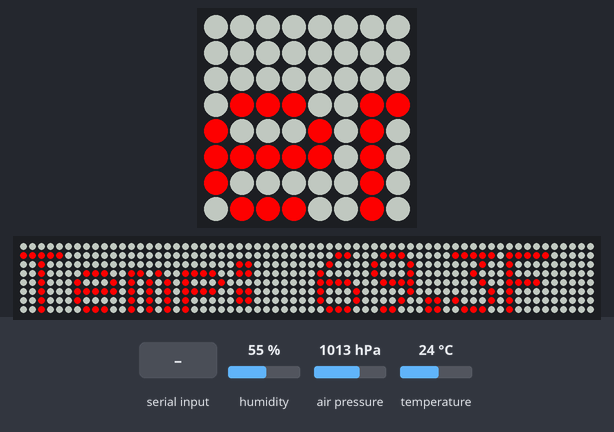
Simulated run of this program. Board: Raspberry Pi (BCM pin numbers) with a Sense HAT. Shown: the Sense HAT's 8×8 RGB LED matrix, a strip that is not on the board, showing the scrolling text unrolled. The test bench sets the inputs (shaded band); at power-on: humidity 55 %, air pressure 1013 hPa, temperature 24 °C. Dim RGB values are drawn brighter than linear; the 64×8 strip is a reading aid, not a part: it shows the text the matrix is scrolling, unrolled, one strip-width of it at a time.

Above: at 1.2 s.
1.3 s: humidity set to 22 %
3.0 s: humidity set to 40 %
At 6.1 s:
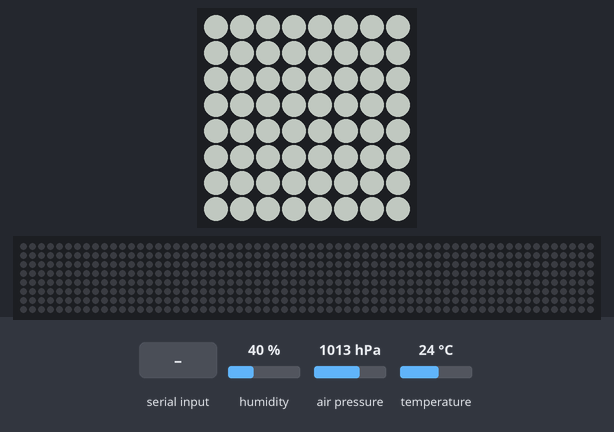
9.1 s: air pressure set to 952 hPa
17.5 s: "x" typed at the terminal
At 27.4 s:
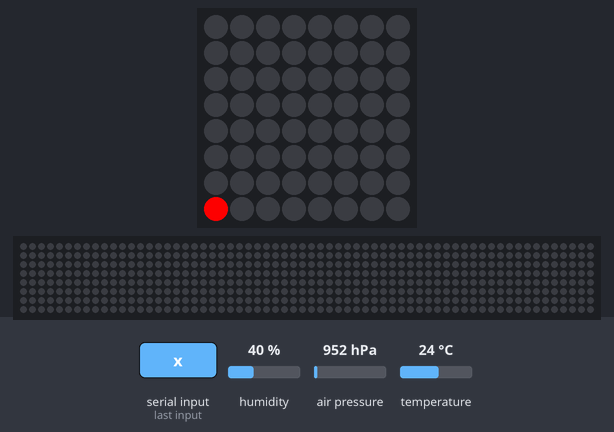
At 30.1 s:
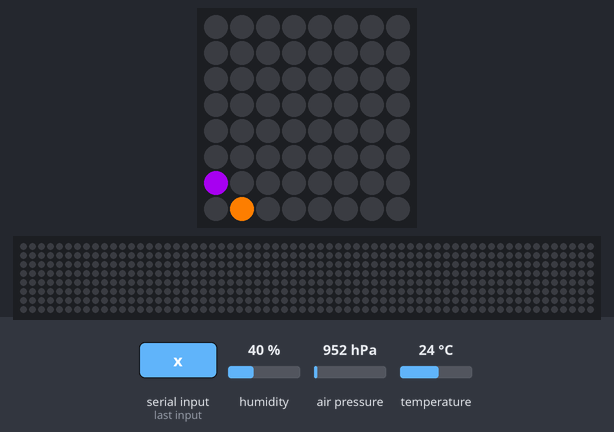

Measured:
- after the input at 17.5 s, the LEDs: first differ from a run without the input after 9.2 s (image 2)
- what the display in image 1 shows lasts 2.1 s, from 5.5 s to 7.6 s
- what the display in image 2 shows lasts 2.0 s, from 26.7 s to 28.7 s

The program:

shd_temp.py
```python
from sense_hat import SenseHat
import time
import sys
import termios
import tty
import select

def is_key_pressed():
    dr, _, _ = select.select([sys.stdin], [], [], 0)
    return dr

def get_key():
    return sys.stdin.read(1)

def animate_rainbow_diagonal(sense, frame_delay=2):
    # Define rainbow colors
    colors = [
        [255, 0, 0],      # Red
        [255, 127, 0],    # Orange
        [255, 255, 0],    # Yellow
        [0, 255, 0],      # Green
        [0, 0, 255],      # Blue
        [75, 0, 130],     # Indigo
        [148, 0, 211],    # Violet
    ]
    # Animate diagonal rainbow bands moving from upper left to lower right
    for shift in range(-7, 8):  # Diagonal shift range
        pixels = []
        for row in range(8):
            for col in range(8):
                diag = row - col + shift
                if diag == 0:
                    color = colors[(row + col) % len(colors)]
                else:
                    color = [0, 0, 0]
                pixels.append(color)
        sense.set_pixels(pixels)
        time.sleep(frame_delay)
    full_rainbow = []
    for row in range(8):
        for col in range(8):
            full_rainbow.append(colors[(row + col) % len(colors)])
    sense.set_pixels(full_rainbow)
    time.sleep(frame_delay)

sense = SenseHat()
sense.clear()

fd = sys.stdin.fileno()
old_settings = termios.tcgetattr(fd)
tty.setcbreak(fd)

try:
    while True:
        if is_key_pressed():
            key = get_key()
            if key.lower() == 'x':
                break

        temp_c = sense.get_temperature() - 3.3  # Temperature calibration offset
        temp_f = round((temp_c * 9/5) + 32, 1)
        message = f"Temp: {temp_f}F"
        sense.show_message(message, scroll_speed=0.08, text_colour=[255, 0, 0], back_colour=[100, 100, 100])
        time.sleep(2)

        humidity = sense.get_humidity()
        humidity_value = round(humidity)
        message = f"Humidity: {humidity_value}%"
        sense.show_message(message, scroll_speed=0.08, text_colour=[0, 255, 0], back_colour=[100, 100, 100])
        time.sleep(2)

        pressure = sense.get_pressure()
        pressure_value = round(pressure)
        message = f"Pressure: {pressure_value} mbar"
        sense.show_message(message, scroll_speed=0.08, text_colour=[0, 0, 255], back_colour=[100, 100, 100])
        time.sleep(2)
except (KeyboardInterrupt, SystemExit):
    pass
finally:
    animate_rainbow_diagonal(sense, frame_delay=2)
    termios.tcsetattr(fd, termios.TCSADRAIN, old_settings)
    sys.exit(0)
```
